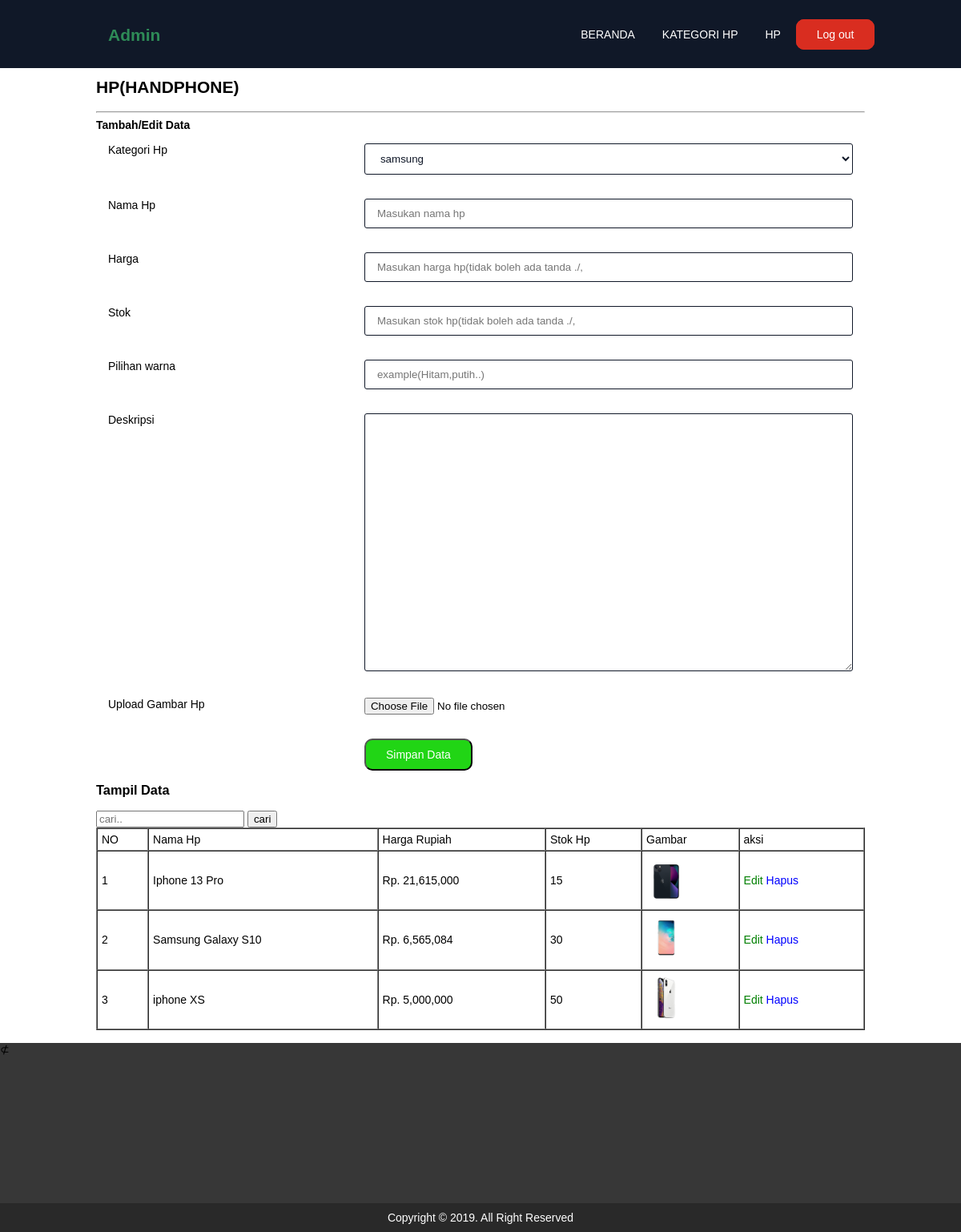
The app's page /admin/index.php?page=tambah_hp (signed in) with its own data.
### tables this page shows
CREATE TABLE `hp` (
  `id_hp` int(11) NOT NULL,
  `id_kategori` int(11) NOT NULL,
  `nama_hp` varchar(100) NOT NULL,
  `harga` int(11) NOT NULL,
  `stok` int(11) NOT NULL,
  `pilihan_warna` varchar(100) NOT NULL,
  `deskripsi` text NOT NULL,
  `images` varchar(100) NOT NULL
);

### admin/page/tambah_hp.php (the view, shortened to what this page needs)
<?php
$cekuserlogin = $_SESSION['username'];
?>
<?php
if (empty($cekuserlogin)) {
	header("Location: login.php");
} else { ?>
	<!DOCTYPE html>
	<html>
	<head>
		<link rel="stylesheet" type="text/css" href=".../style.css">
	</head>
	<body>
		<div class="container">
			<h2 class="">HP(HANDPHONE)</h2>
			<hr>
			<b>Tambah/Edit Data</b>
			<form method="post" action="?page=tambah_hp&&proses=simpan" enctype="multipart/form-data">
				<label class="col-4">Kategori Hp</label>
				<div class="col-8">
					<select class="form_input" name="id_kategori">
						<?php
						$kategorihp = mysqli_query(
							$conn,
							"SELECT * FROM kategori_hp"
						);
						while ($kategorihp1 = mysqli_fetch_array($kategorihp)) {
						?>
							<option value="
					<?php echo $kategorihp1['id_kategori']; ?>"><?php echo $kategorihp1['kategori']; ?></option>
						<?php } ?>
					</select>
				</div>
				<label class="col-4">Nama Hp</label>
				<div class="col-8">
					<input class="form_input" type="text" name="nama_hp" maxlength="100" placeholder="Masukan nama hp" minlength="1">
				</div>
				<label class="col-4">Harga </label>
				<div class="col-8">
					<input class="form_input" type="number" name="harga" maxlength="20" placeholder="Masukan harga hp(tidak boleh ada tanda ./," minlength="1">
				</div>
				<label class="col-4">Stok </label>
				<div class="col-8">
					<input class="form_input" type="number" name="stok" maxlength="20" placeholder="Masukan stok hp(tidak boleh ada tanda ./," minlength="1">
				</div>
				<label class="col-4">Pilihan warna </label>
				<div class="col-8">
					<input class="form_input" type="text" name="pilihan_warna" maxlength="20" placeholder="example(Hitam,putih..)" minlength="1">
				</div>
				<label class="col-4">Deskripsi</label>
				<div class="col-8">
					<textarea class="form_input" name="deskripsi" rows="20" style="width:100%;" minlength="1"></textarea>
				</div>
				<label class="col-4">Upload Gambar Hp</label>
				<input class="col-8" type="file" accept="image/*" name="images">
				<label class="col-4">&nbsp;</label>
				<div class="col-8">
					<button class="form_button2" type="submit">Simpan Data</button>
				</div>
			</form>
			<h3>Tampil Data</h3>
			<form method="post" class="form">
				<input type="text" name="cari" placeholder="cari..">
				<button for="cari">cari</button>
			</form>
			<table class="table_admin" border="1" cellpadding="5" cellspacing="0">
				<tr>
					<td>NO</td>
					<td>Nama Hp</td>
					<td>Harga Rupiah</td>
					<td>Stok Hp</td>
					<td>Gambar</td>
					<td>aksi</td>
				</tr>
				<?php
				$i = 1;
				$query = mysqli_query($conn, "SELECT * FROM hp");
				while ($cetak = mysqli_fetch_array($query)) {
				?>
					<tr>
						<td><?php echo $i; ?></td>
						<td><?php echo $cetak['nama_hp']; ?></td>
						<td>Rp. <?php echo number_format($cetak['harga']); ?></td>
						<td><?php echo $cetak['stok']; ?></td>
						<td><img src="../<?php echo $cetak['images']; ?>" alt="" width="50px"></td>
						<td>
							<a class="text_kecil" href="?page=edit_hp&&id_hp=
				<?php echo $cetak['id_hp']; ?>">
								Edit</a>
							<a class="text_kecil2" href="?page=tambah_hp&&id_hp=
				<?php echo $cetak['id_hp']; ?>&&proses=hapus">
								Hapus</a>
						</td>
					</tr>
				<?php $i = $i + 1;
				} ?>
			</table>
			<br>
		</div>
	</body>
	</html>
<?php } ?>

### style.css (style rules this page uses)
body { margin: 0 0 0 0; font-family: Tahoma, arial; font-size: 14px; }
* { box-sizing: border-box; }
.col-4 { width: 33.33%; }
.col-8 { width: 66.66%; }
[class*="col-"] { float: left; padding: 15px; }
.container { margin: 0 auto; width: 80%; text-align: left; }
.form_button2 { padding: 10px 25px; border-radius: 10px; background: #21d515; font-size: 14px; color: #fff; text-decoration: none; }
.text_kecil { text-decoration: none; color: green; }
.text_kecil2 { text-decoration: none; color: blue; }
.form_input { width: 100%; padding: 10px 15px; color: #101828; border-radius: 3px; background-color: #fff; border: 1px solid #101828; }
.table_admin { width: 100%; }

### records on screen
hp: nama_hp "Iphone 13 Pro", harga "21,615,000", stok "15", images (picture)
hp: nama_hp "Samsung Galaxy S10", harga "6,565,084", stok "30", images (picture)
hp: nama_hp "iphone XS", harga "5,000,000", stok "50", images (picture)

### other values on screen
form field id_kategori "samsung"
